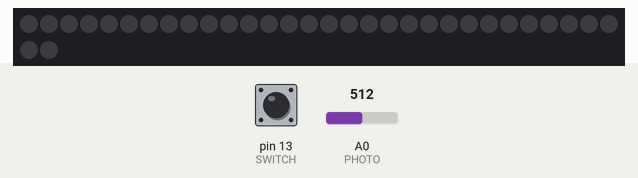
The sketch below on a simulated Arduino Uno, built with avr-gcc and run on an emulated ATmega328P. Parts: 32 RGB LEDs in strip order, left to right, continuing on the next row. Inputs (shaded band) come from the test bench; at power-on: A0 (PHOTO) = 512, pin 13 (SWITCH) HIGH. Random numbers use the default seed unless the sketch sets one.

Above: at 1.2 s.
1.3 s: A0 (PHOTO) set to 232
2.8 s: A0 (PHOTO) set to 215
At 3.16 s:
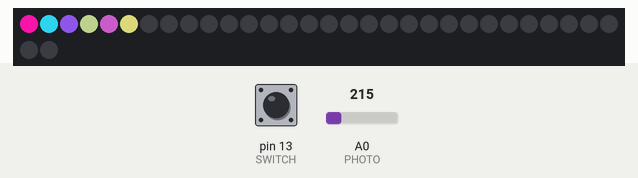
At 3.52 s:
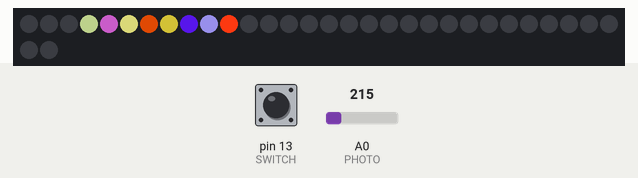
4.5 s: A0 (PHOTO) set to 235
6.0 s: A0 (PHOTO) set to 122
At 6.01 s:
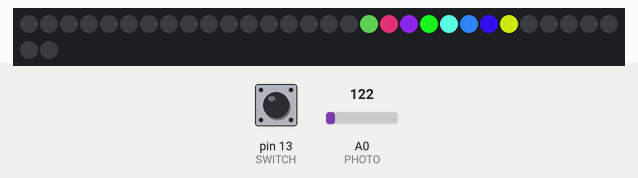
7.7 s: A0 (PHOTO) set to 306
9.2 s: A0 (PHOTO) set to 30
At 9.21 s:
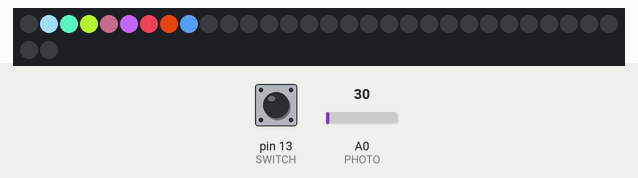

The sketch:

led_random_color_spiral.ino
```cpp
#include <Adafruit_NeoPixel.h>

#define PHOTO    A0
#define LED      11
#define SWITCH   13
#define NUM_LEDS 32

long randR;
long randG;
long randB;

Adafruit_NeoPixel strip = Adafruit_NeoPixel(NUM_LEDS, LED, NEO_GRB + NEO_KHZ800);

void setup() {
  pinMode(SWITCH, INPUT);
  pinMode(PHOTO, INPUT);
  strip.begin();
  strip.show();
}

void loop() {
  	// If switch is high and light is low
	while (digitalRead(SWITCH) == HIGH && analogRead(PHOTO) < 225) {
      	for(int i=0; i<40; i++) {
          	// If switch is low or light is high
          	if (digitalRead(SWITCH) == LOW || analogRead(PHOTO) > 225) {
          		i -= 1;
          	}

          	else {
                // Random colors in the whole spectrum
                randR = random(0, 255);   //Random RED value
                randG = random(0, 255);   //Random GREEN value
                randB = random(0, 255);	  //Random BLUE value

                // Random colors only in green-blue hues
                // randR = random(0, 64);
                // randG = random(0, 255);
                // randB = random(0, 255);

                // Random colors only in red-blue hues
                // randR = random(0, 255);
                // randG = random(0, 64);
                // randB = random(0, 255);

                // Random colors only in green-red hues
                // randR = random(0, 255);
                // randG = random(0, 255);
                // randB = random(0, 64);

                uint32_t color = strip.Color(randR, randG, randB); // Set color
                strip.setPixelColor(i, color); // Draw new pixel
                strip.setPixelColor(i-8, 0); // Erase pixels
                strip.show();

                delay(70);
            }
      	}
	}
}
```

Measured:
- the behaviour switches between 225 and 224 on A0 (PHOTO) (found by bisection; images 0 and 1)
- after the input at 1.3 s, every drawn part: stays the same
- after the input at 2.8 s, the LEDs: first change at once (image 1 shows a later state)
- after the input at 4.5 s, every drawn part: stays the same
- after the input at 6.0 s, the LEDs: change at once (image 3)
- after the input at 7.7 s, every drawn part: stays the same
- after the input at 9.2 s, the LEDs: change at once (image 4)
